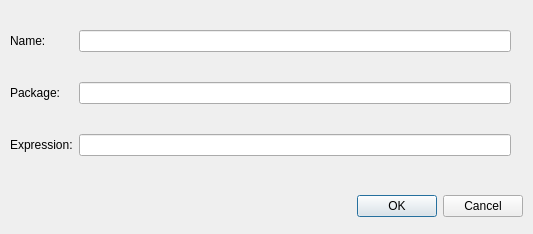
<ui version="4.0" >
 <class>dlgEditIndicator</class>
 <widget class="QDialog" name="dlgEditIndicator" >
  <property name="geometry" >
   <rect>
    <x>0</x>
    <y>0</y>
    <width>533</width>
    <height>234</height>
   </rect>
  </property>
  <property name="windowTitle" >
   <string>Dialog</string>
  </property>
  <widget class="QWidget" name="layoutWidget" >
   <property name="geometry" >
    <rect>
     <x>10</x>
     <y>0</y>
     <width>501</width>
     <height>186</height>
    </rect>
   </property>
   <layout class="QGridLayout" name="gridLayout" >
    <property name="topMargin" >
     <number>20</number>
    </property>
    <property name="bottomMargin" >
     <number>20</number>
    </property>
    <property name="verticalSpacing" >
     <number>20</number>
    </property>
    <item row="0" column="0" >
     <widget class="QLabel" name="label" >
      <property name="text" >
       <string>Name:</string>
      </property>
     </widget>
    </item>
    <item row="1" column="0" >
     <widget class="QLabel" name="label_2" >
      <property name="text" >
       <string>Package:</string>
      </property>
     </widget>
    </item>
    <item row="1" column="1" >
     <widget class="QLineEdit" name="txtPackage_name" />
    </item>
    <item row="0" column="1" >
     <widget class="QLineEdit" name="txtIndicator_name" />
    </item>
    <item row="2" column="0" >
     <widget class="QLabel" name="label_3" >
      <property name="text" >
       <string>Expression:</string>
      </property>
     </widget>
    </item>
    <item row="2" column="1" >
     <widget class="QLineEdit" name="txtExpression" />
    </item>
   </layout>
  </widget>
  <widget class="QDialogButtonBox" name="buttonBox" >
   <property name="geometry" >
    <rect>
     <x>290</x>
     <y>190</y>
     <width>233</width>
     <height>32</height>
    </rect>
   </property>
   <property name="orientation" >
    <enum>Qt::Horizontal</enum>
   </property>
   <property name="standardButtons" >
    <set>QDialogButtonBox::Cancel|QDialogButtonBox::Ok</set>
   </property>
  </widget>
 </widget>
 <resources/>
 <connections>
  <connection>
   <sender>buttonBox</sender>
   <signal>accepted()</signal>
   <receiver>dlgEditIndicator</receiver>
   <slot>accept()</slot>
   <hints>
    <hint type="sourcelabel" >
     <x>248</x>
     <y>254</y>
    </hint>
    <hint type="destinationlabel" >
     <x>157</x>
     <y>274</y>
    </hint>
   </hints>
  </connection>
  <connection>
   <sender>buttonBox</sender>
   <signal>rejected()</signal>
   <receiver>dlgEditIndicator</receiver>
   <slot>reject()</slot>
   <hints>
    <hint type="sourcelabel" >
     <x>316</x>
     <y>260</y>
    </hint>
    <hint type="destinationlabel" >
     <x>286</x>
     <y>274</y>
    </hint>
   </hints>
  </connection>
 </connections>
</ui>
